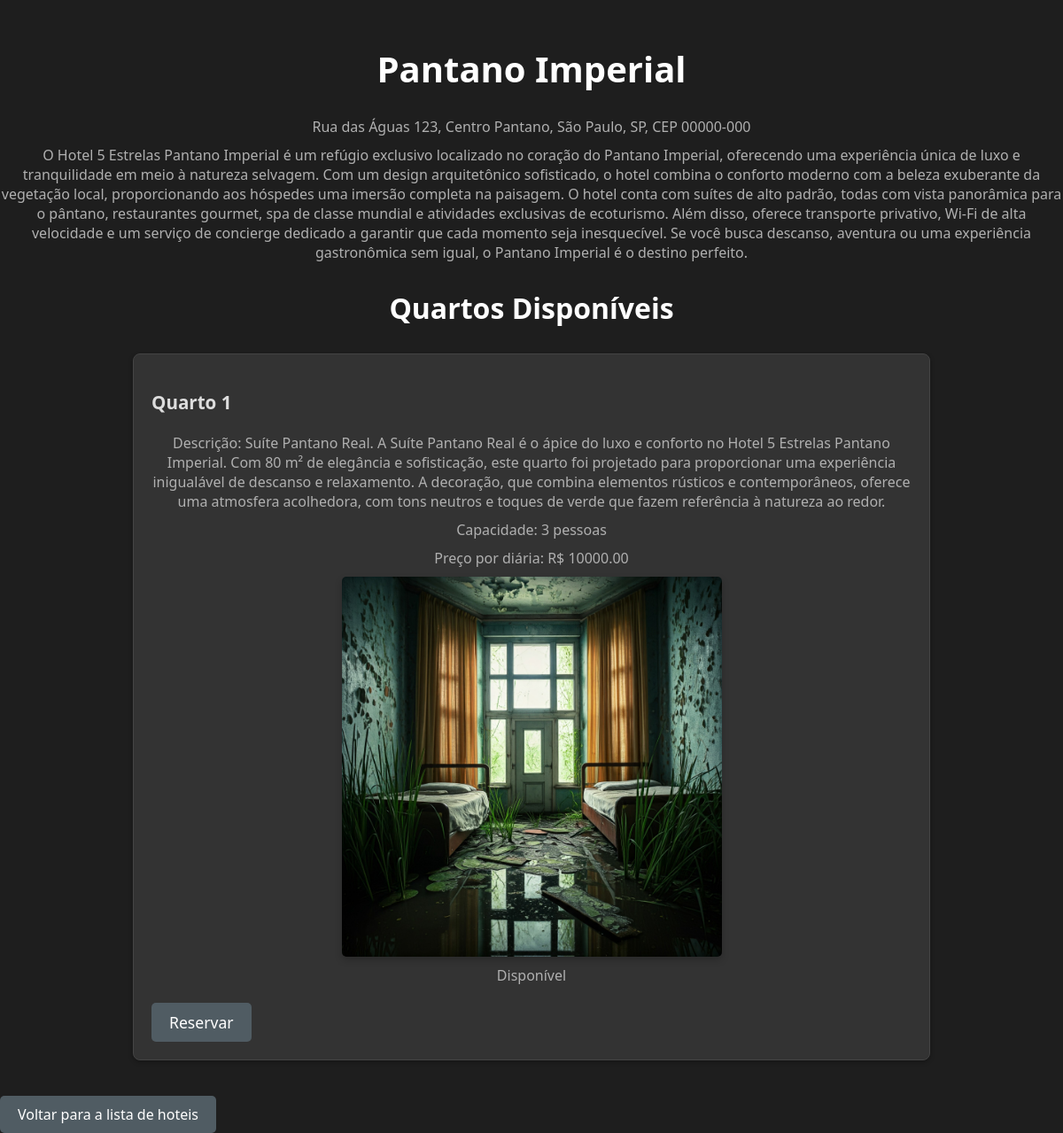
Page /hotel/5/ on the committed database.
### app_1/models.py (models this page shows, shortened)
class Hotel(models.Model):
    nome = models.CharField(max_length=100)
    descricao = models.TextField()
    endereco = models.CharField(max_length=255)
    telefone = models.CharField(max_length=15)
    email = models.EmailField()
    imagem = models.ImageField(upload_to='hotels/', null=True, blank=True)

class Quarto(models.Model):
    hotel = models.ForeignKey(Hotel, on_delete=models.CASCADE, related_name='quartos')
    numero = models.IntegerField()
    descricao = models.TextField()
    capacidade = models.IntegerField()
    diaria = models.DecimalField(max_digits=8, decimal_places=2)
    disponivel = models.BooleanField(default=True)
    imagem = models.ImageField(upload_to='quartos/', blank=True, null=True)  # Novo campo para imagem

### app_1/views.py (the view)
# urls.py: path('hotel/<int:hotel_id>/', views.detalhes_hotel, name='detalhes_hotel'),
def detalhes_hotel(request, hotel_id):
    hotel = Hotel.objects.get(id=hotel_id)
    quartos = hotel.quartos.all()
    return render(request, 'detalhes_hotel.html', {'hotel': hotel, 'quartos': quartos})

### app_1/templates/detalhes_hotel.html (shortened to what this page needs)
<!DOCTYPE html>
<html lang="pt-br">
<head>
    {% load static %}
    <link rel="stylesheet" type="text/css" href="{% static 'css/detalhes_hotel.css' %}?v={{ timestamp }}">
</head>
<body>
    {% load static %}
    <h1>{{ hotel.nome }}</h1>
    <p>{{ hotel.endereco }}</p>
    <p>{{ hotel.descricao }}</p>
    <h2>Quartos Disponíveis</h2>
    <ul>
        {% for quarto in quartos %}
            <li>
                <h3>Quarto {{ quarto.numero }}</h3>
                <p>Descrição: {{quarto.descricao}}</p>
                <p>Capacidade: {{ quarto.capacidade }} pessoas</p>
                <p>Preço por diária: R$ {{ quarto.diaria }}</p>
                {% if quarto.imagem %}
                <img src="{{ quarto.imagem.url }}" alt="Imagem do quarto" class="quarto-imagem">
                {% else %}
                <p>Sem imagem disponível</p>
                {% endif %}
                <p>{% if quarto.disponivel %}Disponível{% else %}Indisponível{% endif %}</p>
                <a href="{% url 'reservar_quarto' quarto.id %}">Reservar</a>
            </li>
        {% endfor %}
    </ul>
    <a href="{% url 'index' %}" class="btn btn-secondary">Voltar para a lista de hoteis</a>
</body>
</html>

### static/css/detalhes_hotel.css (style rules this page uses)
body { background-color: #1e1e1e; color: #d1d1d1; font-family: 'Segoe UI', Tahoma, Geneva, Verdana, sans-serif; margin: 0; padding: 0; }
h1 { text-align: center; color: #ffffff; margin-top: 50px; font-size: 2.5rem; }
h2 { color: #ffffff; font-size: 2rem; margin-top: 30px; text-align: center; }
p { text-align: center; font-size: 1.2rem; color: #b0b0b0; margin: 10px 0; }
ul { list-style-type: none; padding: 0; margin: 30px auto; max-width: 900px; }
li { background-color: #333; color: #ddd; border: 1px solid #444; padding: 20px; margin-bottom: 20px; border-radius: 8px; font-size: 1.1rem; box-shadow: 0 2px 5px rgba(0, 0, 0, 0.3); }
a { display: inline-block; background-color: #505c63; color: #fff; padding: 10px 20px; border-radius: 5px; margin-top: 10px; text-decoration: none; }
p { margin-top: 10px; font-size: 1rem; }
.quarto-imagem { display: block; margin-left: auto; margin-right: auto; max-width: 80%; height: auto; border-radius: 5px; box-shadow: 0 4px 8px rgba(0, 0, 0, 0.2); }
@media (min-width: 768px) { .quarto-imagem { max-width: 50%; } }

### rows in the picture
Hotel: nome "Pantano Imperial", endereco "Rua das Águas 123, Centro Pantano, São Paulo, SP, CEP 00000-000", descricao "O Hotel 5 Estrelas Pantano Imperial é um refúgio exclusivo localizado no coração do Pantano Imperial, oferecendo uma experiência única de luxo e tranquilidade em meio à natureza selvagem. Com um design arquitetônico sofisticado, o hotel combina o conforto moderno com a beleza exuberante da vegetação local, proporcionando aos hóspedes uma imersão completa na paisagem. O hotel conta com suítes de alto padrão, todas com vista panorâmica para o pântano, restaurantes gourmet, spa de classe mundial e atividades exclusivas de ecoturismo. Além disso, oferece transporte privativo, Wi-Fi de alta velocidade e um serviço de concierge dedicado a garantir que cada momento seja inesquecível. Se você busca…"
Quarto: numero "1", descricao "Suíte Pantano Real. A Suíte Pantano Real é o ápice do luxo e conforto no Hotel 5 Estrelas Pantano Imperial. Com 80 m² de elegância e sofisticação, este quarto foi projetado para proporcionar uma experiência inigualável de descanso e relaxamento. A decoração, que combina elementos rústicos e contemporâneos, oferece uma atmosfera acolhedora, com tons neutros e toques de verde que fazem referência à natureza ao redor.", capacidade "3", diaria "10000.00", imagem (picture), disponivel "Disponível"
